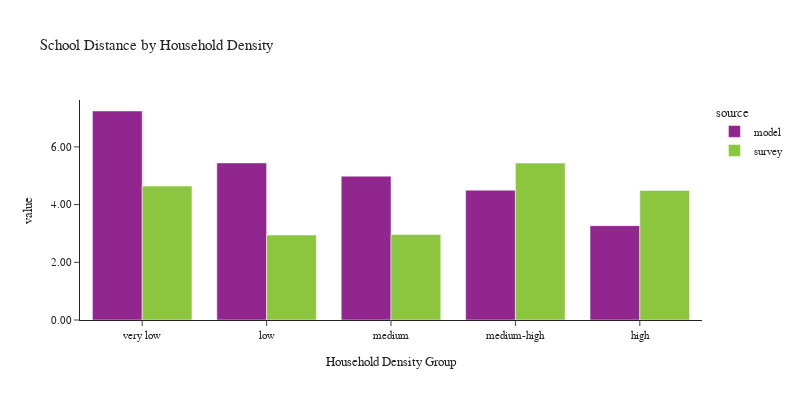

Here is the notebook cell this chart was saved with:
### Code cell
plot_school_location(df_students, 'hh_density_group', 'Household Density', 'Household Density Group')

### Figure 1 — Plotly figure (JSON) as saved in the notebook; plotly's stock layout.template omitted (floating-point values rounded to 4 significant figures)
{"data": [{"alignmentgroup": "True", "customdata": [[167707], [184805], [338655], [278832], [233539]], "hovertemplate": "source=model<br>hh_density_group=%{x}<br>value=%{y}<br>sample count=%{customdata[0]}<extra></extra>", "legendgroup": "model", "marker": {"color": "#91268F", "pattern": {"shape": ""}}, "name": "model", "offsetgroup": "model", "orientation": "v", "showlegend": true, "textposition": "auto", "type": "bar", "x": ["very low", "low", "medium", "medium-high", "high"], "xaxis": "x", "y": [7.244, 5.444, 4.985, 4.501, 3.27], "yaxis": "y"}, {"alignmentgroup": "True", "customdata": [[234], [166], [267], [162], [68]], "hovertemplate": "source=survey<br>hh_density_group=%{x}<br>value=%{y}<br>sample count=%{customdata[0]}<extra></extra>", "legendgroup": "survey", "marker": {"color": "#8CC63E", "pattern": {"shape": ""}}, "name": "survey", "offsetgroup": "survey", "orientation": "v", "showlegend": true, "textposition": "auto", "type": "bar", "x": ["very low", "low", "medium", "medium-high", "high"], "xaxis": "x", "y": [4.641, 2.947, 2.967, 5.439, 4.489], "yaxis": "y"}], "layout": {"barmode": "group", "font": {"size": 11}, "height": 400, "legend": {"title": {"text": "source"}, "tracegroupgap": 0}, "title": {"text": "School Distance by Household Density"}, "width": 800, "xaxis": {"anchor": "y", "domain": [0.0, 1.0], "title": {"text": "Household Density Group"}}, "yaxis": {"anchor": "x", "domain": [0.0, 1.0], "tickformat": ".2f", "title": {"text": "value"}}}}
